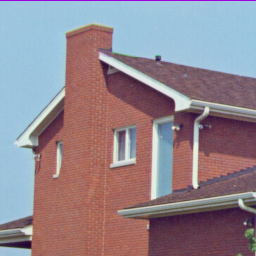
%> input picture Projeto2/house.tiff, 256 x 256 px
$ octave --eval "fdhe('house.tiff');"   (GNU Octave 9; MATLAB toolbox functions it lacks are replaced by stand-ins)
%> lines starting %> are read from the running program, lines starting %| are printed output that depends on the picture
function fdhe(path)
%> called with path = 'house.tiff'
im = imread(path);
%> im is the input picture: size 256x256x3 uint8; mean R, G, B 146.6, 133, 142

%Se imagem em tons de cinza, nao precisa realizar operacoes
if(ndims(im) == 2)
    isColor = false;
    img = im;
    disp('Imagem cinza');

%Se imagem RGB, transformar em hsv e trabalhar com a luminancia (v)
else
    isColor = true;
    imhsv = rgb2hsv(im);
%> imhsv: size 256x256x3 double; mean H, S, V 0.475, 0.328, 0.664
    img2 = imhsv(:,:,3);
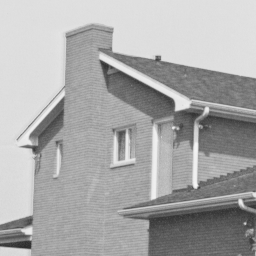
%> img2: size 256x256 double; min 0.173, max 0.965, mean 0.664
%     img = rgb2gray(im);
    img = uint8(255*img2);
    disp('Imagem colorida');
%     disp(img);
end

figure, imshow(img);
title('Imagem Original');

stdDeviation = std2(img);
%> stdDeviation = 31.82
[row, col] = size(img);
%> row = 256; col = 256
% disp(stdDeviation);

% figure, imhist(img);
histo = imhist(img);
%> histo = 256 values, max 6665 at index 223, min 0 at index 1, mean 256
figure, bar(histo,1,'hist');
axis([0 inf 0 9000]);
title('Histograma Imagem Original');
%> figure, not shown here; tallest bar 6665 high, from x = 222.5 to 223.5

histoSize = size(histo);
%> histoSize = [256 1]
similar = zeros(row, col);
g = zeros(row, col);

%%%%%%%%%%%%%%%%% Calcula similaridade %%%%%%%%%%%%%%%%%
%Percorre cada pixel da matriz
for i=1:row
    for j=1:col
        similar(i, j) = membership(img, stdDeviation, i, j);
    end
end
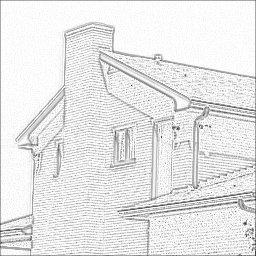
%> similar: size 256x256 double; min 0.162, max 1, mean 0.909
% disp(similar);
% disp(size(similar));
%figure, imhist(similar);

%%%%%%%%%%%%%%%%% FCF (Dissimilaridade) %%%%%%%%%%%%%%%%%
fcf = 1 - similar;
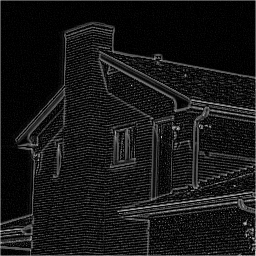
%> fcf: size 256x256 double; min 0, max 0.838, mean 0.0912
% disp (fcf);
% disp(size(fcf));

%%%%%%%%%%%%%%%%% FDH %%%%%%%%%%%%%%%%%
fdh = dissimilarityHistogram(img, histoSize(1), fcf);
%> after the loop in dissimilarityHistogram, `for i=1:row`: dissimilar = 256 values, max 143.9 at index 224, min 0 at index 1, mean 23.34
%> in dissimilarityHistogram, `fdh = uint8(dissimilar);`: fdh = 256 values, max 144 at index 174, min 0 at index 1, mean 23.34
figure, bar(fdh,1,'hist');
axis([0 inf 0 1000]);
title('Histograma Dissimilaridade Fuzzy');
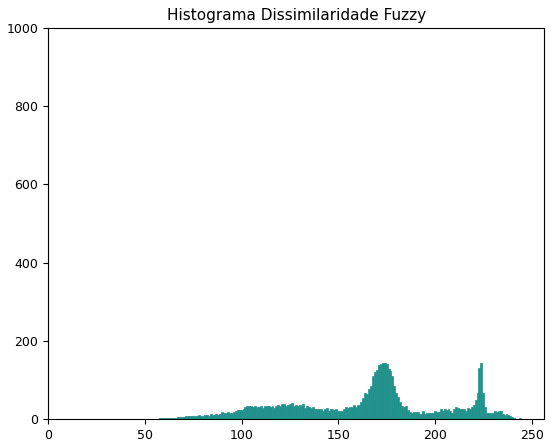
%> figure redrawn from the program's plot data; tallest bar 144 high, from x = 173.5 to 174.5
% figure, histogram(fdh);
% disp(fdh);
% disp(size(fdh));

%%%%%%%%%%%% Normaliza fdh %%%%%%%%%%%%%%%%%
total = sum(fdh);
%> total = 5976
% disp(fdh);
% disp(total);
pfd = zeros(size(fdh));
% disp(size(pfd));
for i=1:size(pfd,2)
    pfd(i) = double(fdh(i))/double(total);
end
%> after the loop, pfd = 256 values, max 0.0241 at index 174, min 0 at index 1, mean 0.00391
% disp(pfd);

%%%%%%%%%%%%%%%%%% CDF %%%%%%%%%%%%%%%%%
cfd = zeros(size(pfd));
len = size(pfd,2);
%> len = 256
cfd(1) = pfd(1);
%     disp(pfd);
% disp(len);
for i=2:len
    cfd(i) = cfd(i-1) + pfd(i);
end
%> after the loop, cfd = 256 values from 0 to 1
% disp(cfd);

%%%%%%%%%%%%%%%%% Reconstroi imagem %%%%%%%%%%%%%%%%%
% [4 lines of commented-out code are left out]
sk = 255*cfd;
%> sk = 256 values from 0 to 255
% disp(sk);
for i=1:row
    for j=1:col
        %Indice comeca em 1 e nivel de intensidade da imagem comeca em 0
%         intensidade = cfd(img(i,j)+1);
% %         g(i,j) = abs(img(i,j)-(255*intensidade));
%         g(i,j) = (255*intensidade);
        g(i,j) = sk(img(i,j)+1);
    end
end
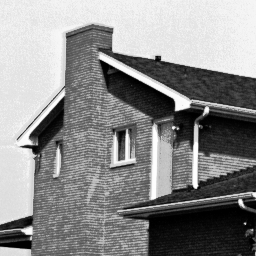
%> g: size 256x256 double; min 0, max 255, mean 139.7; drawn with min black and max white

if(~isColor)
    out = uint8(g);
    figure,imshow(out);
    title('Imagem Melhorada');
%     figure, imhist(out);
    histo = imhist(out);
    figure, bar(histo,1,'hist');
    axis([0 inf 0 9000]);
    title('Histograma Imagem Melhorada');

% [12 lines of commented-out code are left out]
else

    out = g/255;
%     disp(out);
%     hi = imhist(out);
    imhsv(:,:,3) = out;
%> imhsv: size 256x256x3 double; mean H, S, V 0.475, 0.328, 0.548
    newRGB = hsv2rgb(imhsv);
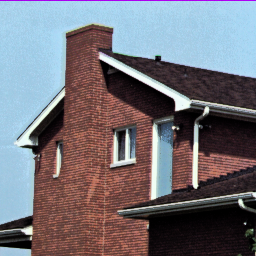
%> newRGB: size 256x256x3 double; mean R, G, B 0.456, 0.446, 0.476
    figure, imshow(newRGB);
    title('Imagem Melhorada');
%     figure, imhist(newRGB);
%     histo = imhist(newRGB);
    histo = imhist(out);
%> histo = 256 values, max 6665 at index 236, min 0 at index 23, mean 256
    figure, bar(histo,1,'hist');
    axis([0 inf 0 9000]);
    title('Histograma Imagem Melhorada');

% [11 lines of commented-out code are left out]

end

%%%%%%%%%%%%%%%%% Calcula Entropia Discreta Normalizada %%%%%%%%%%%%%%%%%

disp('Entropia discreta normalizada');

logMax2 = log2(256);
entropiaO = entropy(img);
%> entropiaO = 6.47
entropiaM = entropy(out);
%> entropiaM = 6.33

diffO = logMax2 - entropiaO;
%> diffO = 1.53
diffM = logMax2 - entropiaM;
%> diffM = 1.67
razao2 = double(diffM)/double(diffO);
%> razao2 = 1.09
den2 = 1/(1+razao2);
%> den2 = 0.479

disp(den2);
%| 0.4786
%> `fdhe('house.tiff');`:
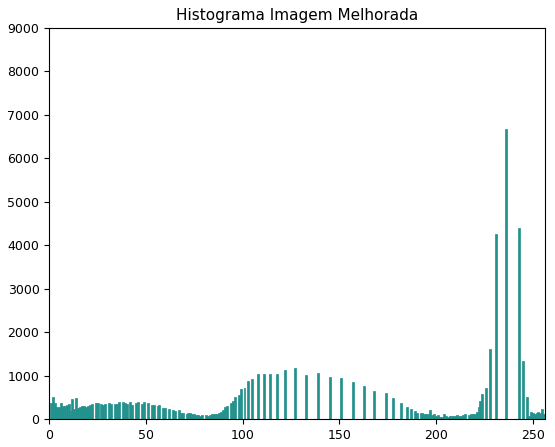
%> figure redrawn from the program's plot data; tallest bar 6665 high, from x = 235.5 to 236.5

end

function fdh = dissimilarityHistogram(im, levels, fcf)
    dissimilar = zeros(1, levels);
    [row, col] = size(im);
    for i=1:row
        for j=1:col
            level = im(i,j);
            %Indice comeca em 1, valor comeca em 0
            dissimilar(level+1) = dissimilar(level+1) + fcf(i,j);
        end
    end
%     disp(dissimilar);
%     fdh = dissimilar;
    fdh = uint8(dissimilar);
end

function member = membership(array, std, x, y)
    sumi = 0;
    for i=-1:1
        sumj = 0;
        u = x+i;
        for j=-1:1
            v = y+j;
            % Garante que nao ira passar da borda da imagem. Considera
            % elementos após as bordas como 0.
            if(u > size(array,1) || u < 1 || v > size(array,2) || v < 1)
                continue
            end
            %(|f (x, y) − f (u, v)|)
            diff = abs(array(x,y)-array(u,v));
%             disp('diff');
%             disp(diff);
            %(|f (x, y) − f (u, v)|/ σ)
            norm = double(diff)/double(std);
%             disp('norm');
%             disp(norm);
%             disp(std);
            %(1 − |f (x, y) − f (u, v)|/ σ)
            compl = 1 - norm;
%             disp('compl');
%             disp(compl)
            %max (1 − |f (x, y) − f (u, v)|/ σ, 0)
            mi = max(compl, 0);
            sumj = sumj + mi;
        end
        sumi = sumi + sumj;
    end
    member = sumi/9;
end
